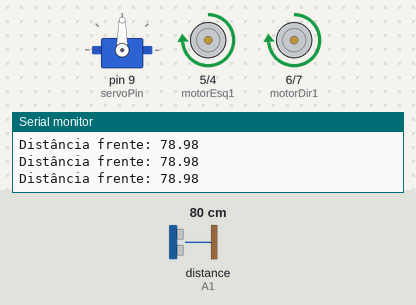
Recording of a sketch running on a simulated Arduino Uno, built with avr-gcc and run on an emulated ATmega328P. Parts: servo, motor-driver pin pairs drawn as motors (green arrow = first pin HIGH = forward, orange = second pin HIGH = backward, longer = more drive), the last lines printed to the serial monitor. Wiring (inferred from the names in the program): ultrasonic range finder: trigger A0; echo A1. The test bench sets the inputs (shaded band); at power-on: distance to the obstacle (sensor on A1) 80 cm. The echo pulse lasts 58.3 µs per cm.

Above: at 2.2 s.
2.3 s: distance to the obstacle (sensor on A1) set to 2 cm
At 2.8 s:
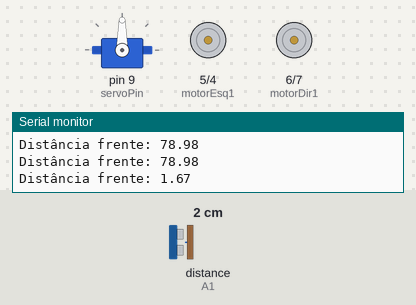
At 3.8 s:
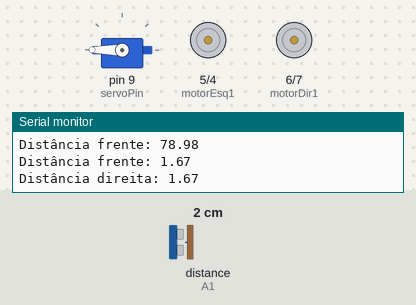
5.3 s: distance to the obstacle (sensor on A1) set to 8 cm
At 6.55 s:
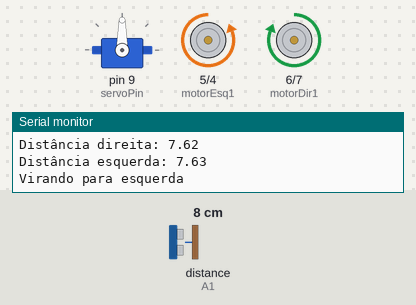
8.3 s: distance to the obstacle (sensor on A1) set to 11 cm
11.3 s: distance to the obstacle (sensor on A1) set to 18 cm
14.3 s: distance to the obstacle (sensor on A1) set to 4 cm
17.3 s: distance to the obstacle (sensor on A1) set to 299 cm
At 17.8 s:
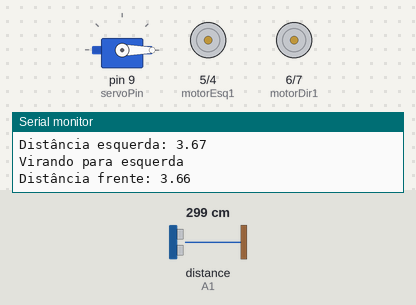
Timing chart, 0 to 20.5 s (numbered marks = the images above; inputs shaded):
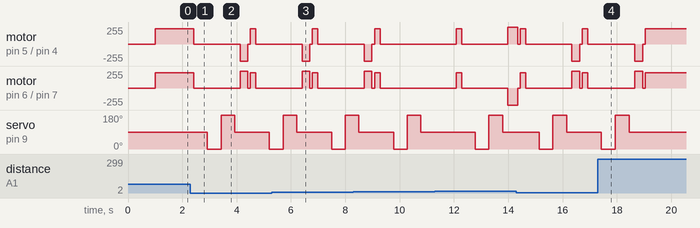

Measured:
- after the input at 17.3 s, motor on pin 5 (motorEsq1) / pin 4 (motorEsq2), motor on pin 6 (motorDir1) / pin 7 (motorDir2): goes on until 19.0 s, then stays forward 230/255; servo on pin 9 (servoPin): goes on until 18.5 s, then stays 90°

The sketch:

jupiter.ino
```cpp
#include <Servo.h>

Servo servo;
const int servoPin = 9;

const int motorEsq1 = 5;
const int motorEsq2 = 4;
const int motorDir1 = 6;
const int motorDir2 = 7;


const int trigPin = A0;
const int echoPin = A1;
const int distanciaMinima = 30;

float medirDistancia() {
  digitalWrite(trigPin, LOW);
  delayMicroseconds(2);
  digitalWrite(trigPin, HIGH);
  delayMicroseconds(10);
  digitalWrite(trigPin, LOW);

  long duration = pulseIn(echoPin, HIGH);
  return duration * 0.034 / 2;
}


void moverFrente() {
  analogWrite(motorEsq1, 230);
  analogWrite(motorEsq2, 0);
  analogWrite(motorDir1, 230);
  analogWrite(motorDir2, 0);
}

void parar() {
  analogWrite(motorEsq1, 0);
  analogWrite(motorEsq2, 0);
  analogWrite(motorDir1, 0);
  analogWrite(motorDir2, 0);
}

void virarEsquerda(int tempo = 280) {
  analogWrite(motorEsq1, 0);
  analogWrite(motorEsq2, 255);
  analogWrite(motorDir1, 255);
  analogWrite(motorDir2, 0);
  delay(tempo);
  parar();
}

void virarDireita(int tempo = 350) {
  analogWrite(motorEsq1, 255);
  analogWrite(motorEsq2, 0);
  analogWrite(motorDir1, 0);
  analogWrite(motorDir2, 255);
  delay(tempo);
  parar();
}

void setup() {
  Serial.begin(9600);

  servo.attach(servoPin);

  servo.write(90);
  delay(1000);

  pinMode(motorEsq1, OUTPUT);
  pinMode(motorEsq2, OUTPUT);
  pinMode(motorDir1, OUTPUT);
  pinMode(motorDir2, OUTPUT);

  pinMode(trigPin, OUTPUT);
  pinMode(echoPin, INPUT);
}

void loop() {
  moverFrente();

  servo.write(90);
  delay(200);
  float distanciaFrente = medirDistancia();

  Serial.print("Distância frente: ");
  Serial.println(distanciaFrente);

  if (distanciaFrente <= distanciaMinima) {
    parar();
    delay(500);


    servo.write(0);
    delay(500);
    float distanciaDireita = medirDistancia();
    Serial.print("Distância direita: ");
    Serial.println(distanciaDireita);

    servo.write(180);
    delay(500);
    float distanciaEsquerda = medirDistancia();
    Serial.print("Distância esquerda: ");
    Serial.println(distanciaEsquerda);

    servo.write(90);
    delay(200);

    if (distanciaEsquerda > distanciaDireita ) {
      Serial.println("Virando para esquerda");
      virarEsquerda();
    }
    else if (distanciaDireita > distanciaEsquerda) {
      Serial.println("Virando para direita");
      virarDireita();
    }
    else {

      Serial.println("Sem saída viável - dando ré e tentando novamente");
      delay(1000);
    }
  }

  delay(100);
}
```
